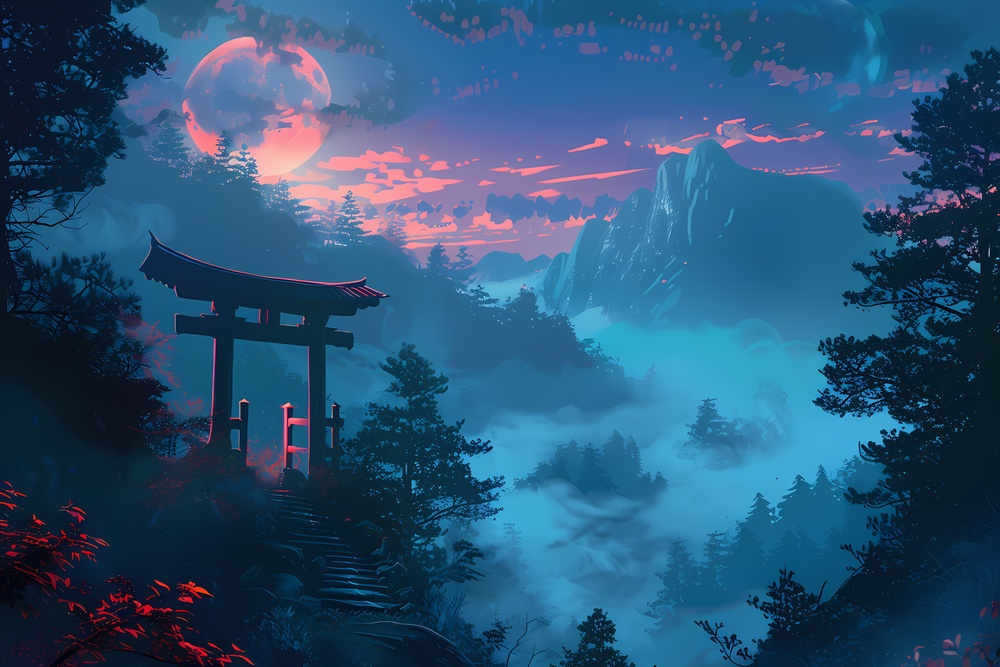
#> input picture Lab Experiments/image.jpg, 1000 x 667 px, shrunk from 5376 x 3584 before the run
$ python 'exp 20.py'
#> lines starting #> are read from the running program, lines starting #| are printed output that depends on the picture; after the words box and inside, x2 and y2 are one past the last pixel; in counts of white or black regions, pixels touching at a corner belong together

import cv2
import numpy as np

img = cv2.imread(r"image.jpg")
#> img is the input picture: shape (667, 1000, 3); mean B, G, R 117.6, 84.1, 42.4

if img is not None:
    gray = cv2.cvtColor(img, cv2.COLOR_BGR2GRAY)
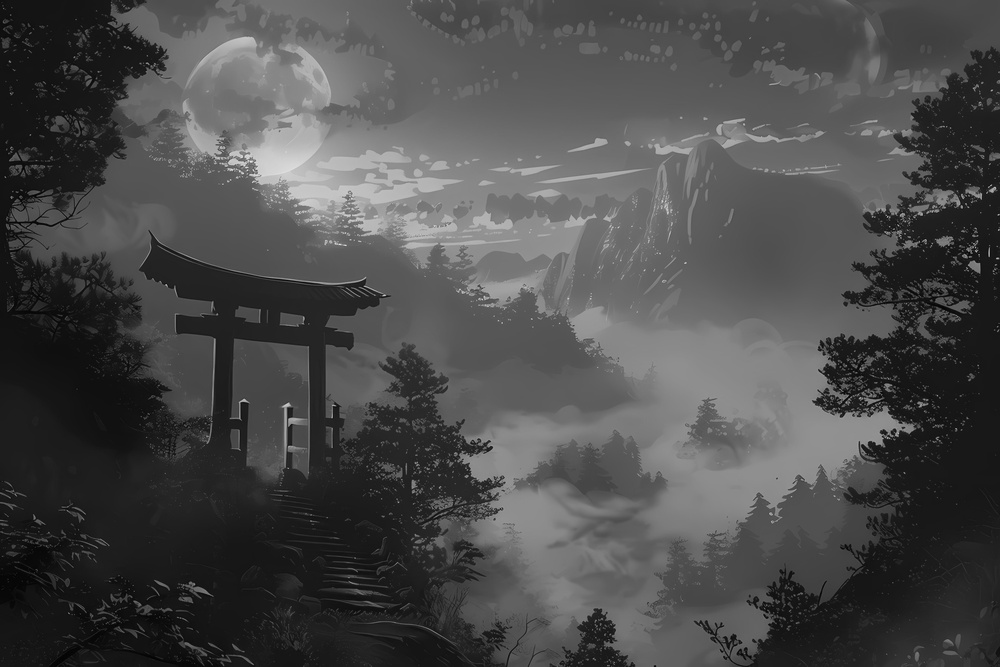
#> gray: shape (667, 1000); min 1, max 232, mean 75.5
    _, binary = cv2.threshold(gray, 127, 255, cv2.THRESH_BINARY)
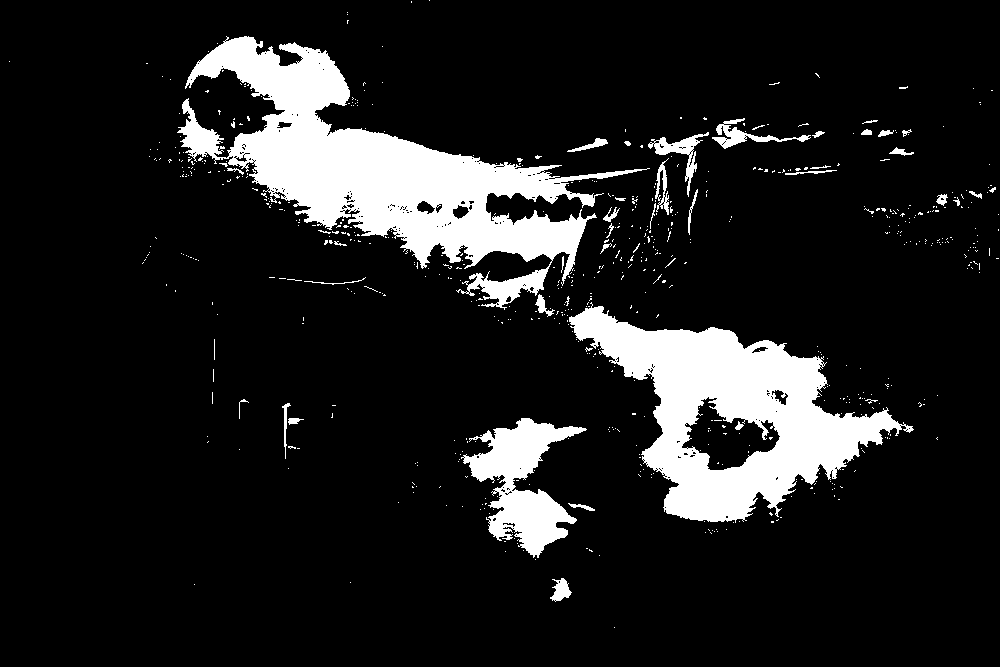
#> binary: shape (667, 1000); 12.3% white; 663 white regions (622 under 20 px), largest, box (x1, y1, x2, y2) and area: (177, 36, 650, 310) 38555, (569, 302, 914, 523) 29895, (461, 418, 587, 558) 7491

    kernel = np.ones((5, 5), np.uint8)
    dilation = cv2.dilate(binary, kernel, iterations=1)
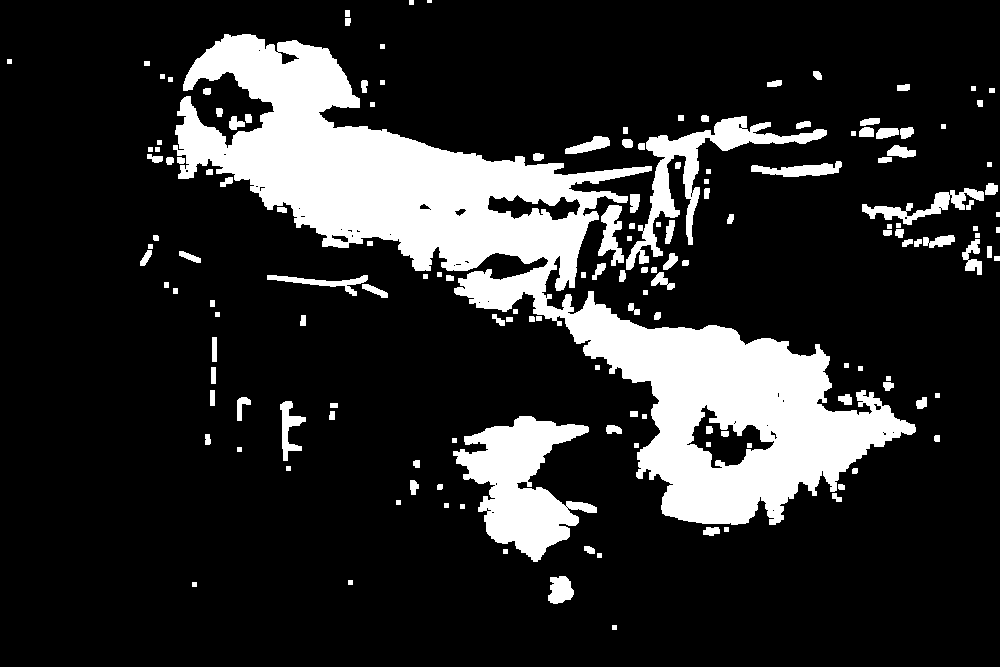
#> dilation: shape (667, 1000); 17.5% white; 157 white regions (1 under 20 px), largest, box (x1, y1, x2, y2) and area: (173, 34, 916, 525) 86925, (453, 416, 597, 562) 10255, (626, 116, 827, 270) 5529

    cv2.imshow("Original Image", img)
    cv2.imshow("Dilation Image", dilation)

    cv2.waitKey(0)
    cv2.destroyAllWindows()
else:
    print("Image not found!")
